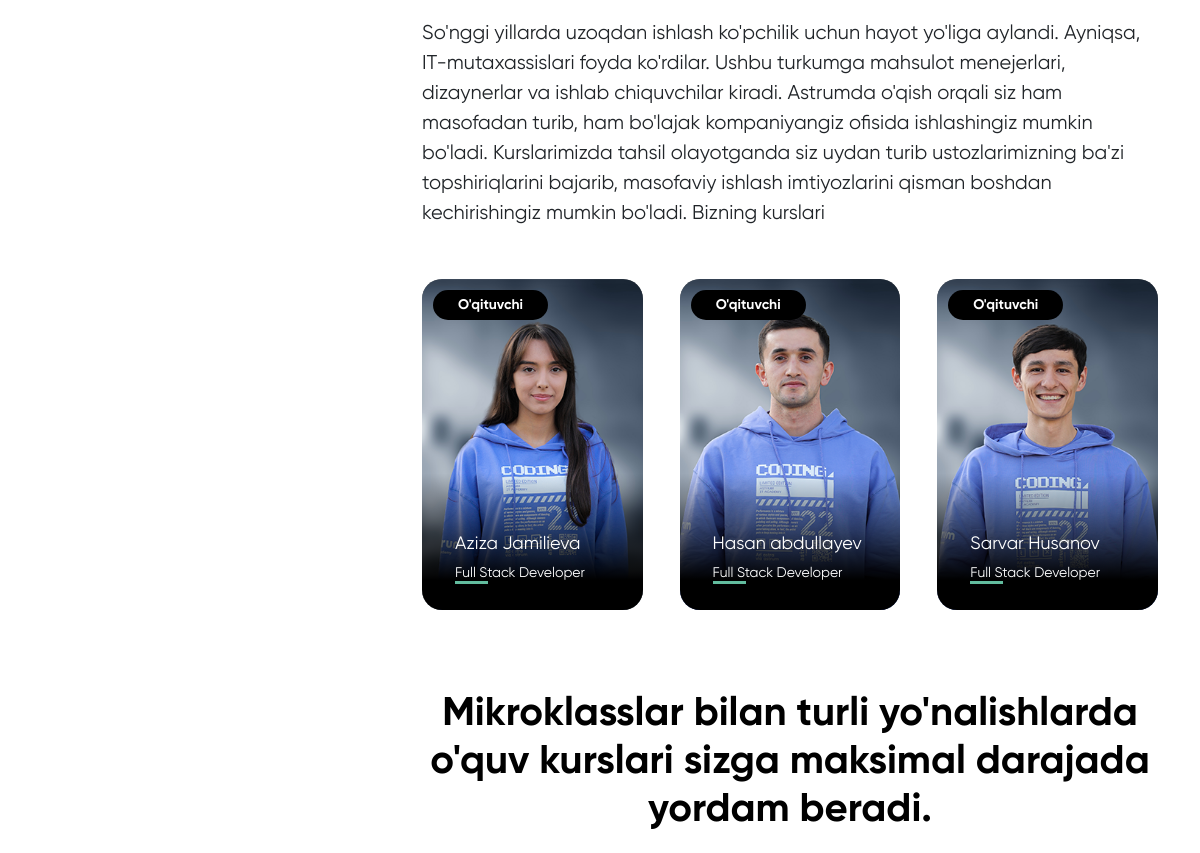
The page /uz/about_academy/ (middle part) on the database as committed earlier.
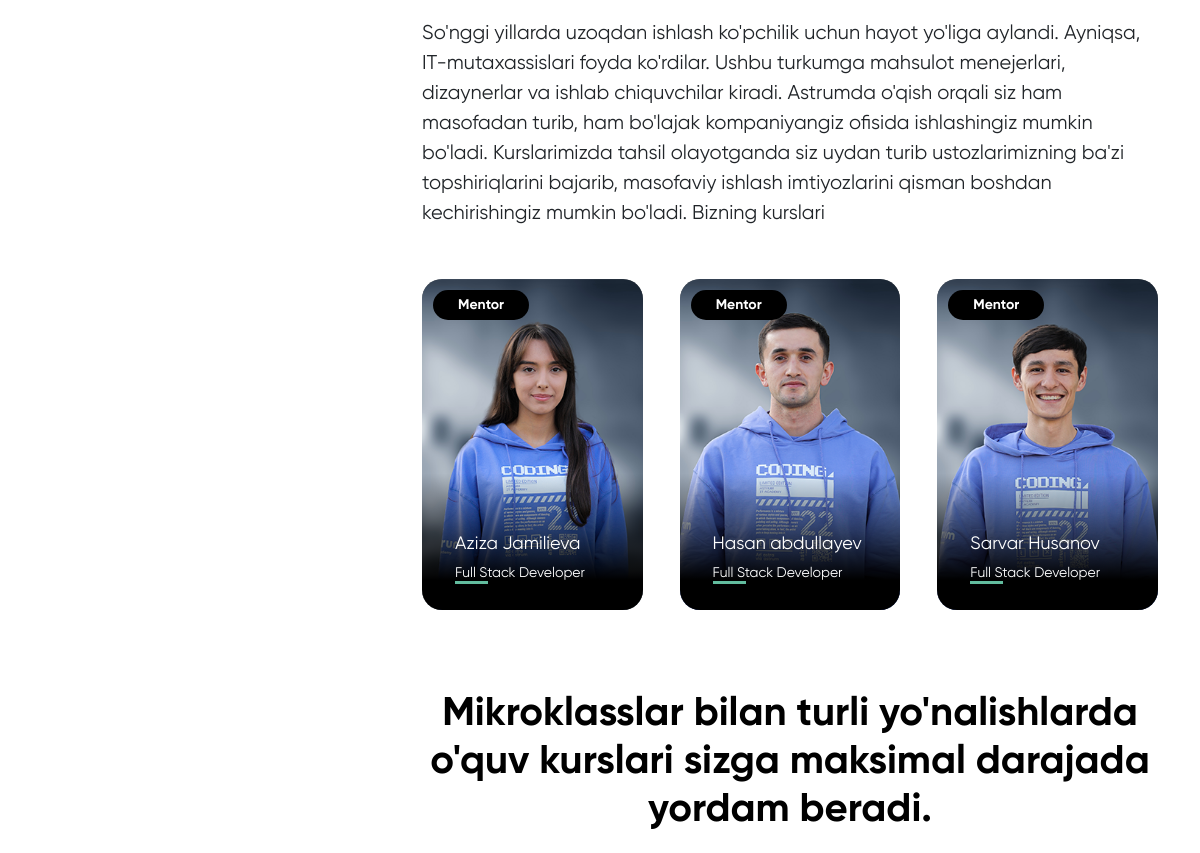
The same page on the database as committed later.
### Asosiy_Sahifa/models.py (models this page shows, shortened)
class Mentors(models.Model):
    image = models.ImageField()
    title = models.CharField(max_length=156, blank=True)
    name_lasname = models.CharField(max_length=256, blank=True)
    skill = models.CharField(max_length=156, blank=True)
    title_ru = models.CharField(max_length=156, blank=True)
    name_lasname_ru = models.CharField(max_length=256, blank=True)
    skill_ru = models.CharField(max_length=156, blank=True)
    title_eng = models.CharField(max_length=156, blank=True)
    name_lasname_eng = models.CharField(max_length=256, blank=True)
    skill_eng = models.CharField(max_length=156, blank=True)

### astrumapp/views.py (the view)
# urls.py: path('uz/about_academy/', kompanita, name="kompanita"),
def kompanita(requests):
    news_header = NewsHeader.objects.all()
    main_mentors = Mentors.objects.all()
    akamdeya_haqida = AkademyaHaqidaHeader.objects.all()
    asside_akademya_haqida = AssideAkademiyaHaqida.objects.all()
    asside_talim_tizimi = AssideTalimTizimi.objects.all()
    asside_qulaylik = AssideQulaylik.objects.all()
    asside_kurslar = AssideKurslar.objects.all()
    asside_oqituvchilar = AssideOqituvchilar.objects.all()
    asside_mashgulotlar_kurslar = AssideMashgulotKurslari.objects.all()
    main_course = Courses.objects.all()
    footer = Footer.objects.all()
    ctx = {
        "news_header": news_header,
        "main_mentors": main_mentors,
        "akamdeya_haqida": akamdeya_haqida,
        "asside_akademya_haqida": asside_akademya_haqida,
        "asside_talim_tizimi": asside_talim_tizimi,
        "asside_qulaylik": asside_qulaylik,
        "asside_kurslar": asside_kurslar,
        "asside_oqituvchilar": asside_oqituvchilar,
        "asside_mashgulotlar_kurslar": asside_mashgulotlar_kurslar,
        "main_course": main_course,
        "footer": footer,
    }
    return render(requests, 'kompanita.html', ctx)

### templates/kompanita.html (shortened to what this page needs)
<!DOCTYPE html>
<html lang="en">
<head>
  {% load static %}
  <link rel="stylesheet" href="{% static './css/komponita.css' %}">
  <link href="https://cdn.jsdelivr.net/npm/bootstrap@5.0.2/dist/css/bootstrap.min.css" rel="stylesheet">
</head>
<body>
  <div class="carousel">
    <wee-slider data-loop="true" data-align="center" data-buttons-on-hover="true">
    </wee-slider>
  </div>
  <div class="container mb-5 mt aside-container" id="aside">
    <div class="row aside-row">
      <div class="col">
      </div>
      <div class="col-8 container">
        <div class="section sec-5" id="sec-5">
          {% for i in asside_oqituvchilar %}
          <p class="section-text">
            {{i.descriptions}}
          </p>
        {% endfor %}
          <div class="grid-company">
            {% for i in main_mentors %}
                 {% if forloop.counter0 < 9 %}
                  <li class="grid-mentor-item">
                    <button class="grid-btn">{{i.title}}</button>
                    <img class="grid-mentor-img" src="{{i.image.url}}">
                    <div class="grid-mentor-info">
                      <h4>{{i.name_lasname}}</h4>
                      <h6>{{i.skill}}</h6>
                      <div class="bottom-green-line"></div>
                    </div>
                  </li>
                {% endif %}
            {% endfor %}
          </div>
        </div>
        <div class="section sec-6" id="sec-6">
            {% for i in asside_mashgulotlar_kurslar %}
              <h1 class="section-title mb-3">
               {{i.title}}
              </h1>
            {% endfor %}
        </div>
      </div>
    </div>
  </div>
</body>
</html>

Rows that differ between the two databases and show on the page:
changed Mentors "Aziza Jamilieva": title "O'qituvchi" → "Mentor"
changed Mentors "Hasan abdullayev": title "O'qituvchi" → "Mentor"
changed Mentors "Sarvar Husanov": title "O'qituvchi" → "Mentor"
